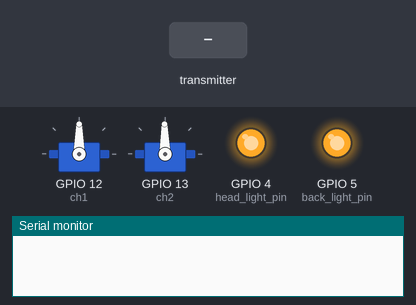
Recording of a sketch running on a simulated ESP8266 (NodeMCU). Parts: 2 × servo, output pins drawn as LEDs (lit = HIGH), the last lines printed to the serial monitor. The inputs (shaded band) are chosen by the test bench.

Above: at 1.2 s.
1.3 s: the transmitter starts sending throttle = 0
At 2.5 s:
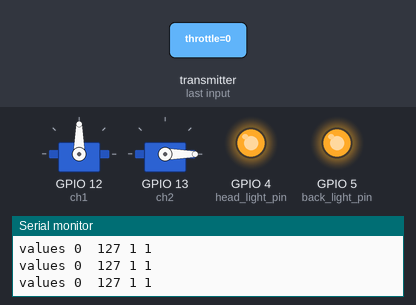
2.8 s: the transmitter starts sending steering = 0
At 3.7 s:
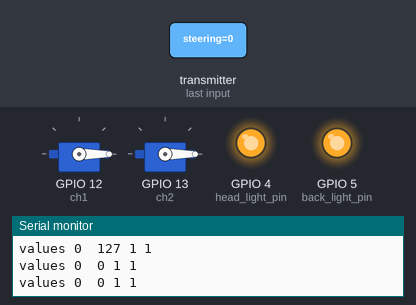
4.3 s: the transmitter starts sending head_light = 0
At 4.8 s:
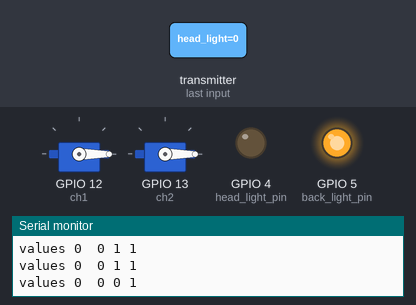
5.8 s: the transmitter starts sending back_light = 0
At 7.0 s:
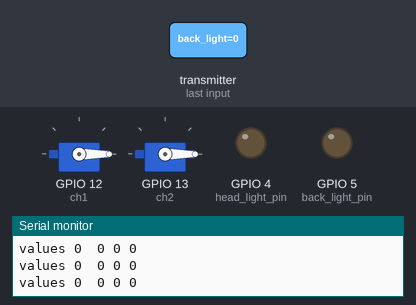
7.3 s: the transmitter starts sending throttle = 64
At 8.3 s:
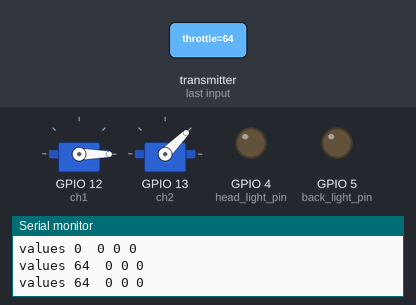
8.8 s: the transmitter starts sending steering = 64
At 9.5 s:
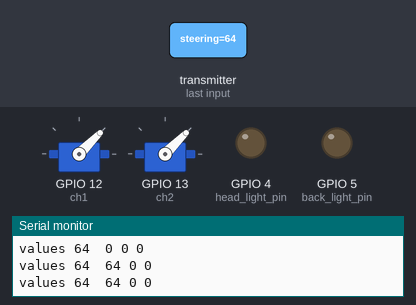
Timing chart, 0 to 11.3 s (numbered marks = the images above; inputs shaded):
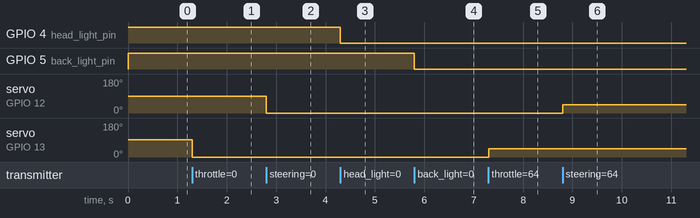

Measured:
- after the input at 1.3 s, servo on GPIO 13 (ch2): 91° → 0° at once
- after the input at 2.8 s, servo on GPIO 12 (ch1): 90° → 0° at once
- after the input at 4.3 s, GPIO 4 (head_light_pin): HIGH → LOW at once
- after the input at 5.8 s, GPIO 5 (back_light_pin): HIGH → LOW at once
- after the input at 7.3 s, servo on GPIO 13 (ch2): 0° → 45° at once
- after the input at 8.8 s, servo on GPIO 12 (ch1): 0° → 45° at once

The sketch:

Micro_RC_car_Receiver_ESP8266.ino
```cpp
#include <ESP8266WiFi.h>
#include <espnow.h>
#include <Servo.h>

#define SIGNAL_TIMEOUT 1000  // This is signal timeout in milli seconds. We will reset the data if no signal

// defining light pins
#define head_light_pin 4
#define back_light_pin 5

unsigned long lastRecvTime = 0;

typedef struct PacketData
{
  byte throttle;          //ch1
  byte steering;          //ch2
  bool head_light;        //head light
  bool back_light;        //back light

}PacketData;
PacketData receiverData;

Servo ch1;  //steering
Servo ch2;  //throttle

//Assign default input received values
void setInputDefaultValues()
{
  // The middle position for joystick. (254/2=127)
  receiverData.throttle = 129;
  receiverData.steering = 127;
  // Default Value for Car Lights
  receiverData.head_light = 1;  //true or High
  receiverData.back_light = 1;  //true or High
}

void mapAndWriteValues()
{
  ch2.write(map(receiverData.throttle, 0, 254, 0, 180));    //esc
  ch1.write(map(receiverData.steering, 0, 254, 0, 180));    //servo

  digitalWrite(head_light_pin, receiverData.head_light);  //head light
  digitalWrite(back_light_pin, receiverData.back_light);  //back light
}
// callback function that will be executed when data is received
void OnDataRecv(uint8_t * mac, uint8_t *incomingData, uint8_t len)
{
  if (len == 0)
  {
    return;
  }
  memcpy(&receiverData, incomingData, sizeof(receiverData));

  String inputData ;
  inputData = inputData + "values " + receiverData.throttle + "  " + receiverData.steering + " " + receiverData.head_light + " " + receiverData.back_light  ;
  Serial.println(inputData);

  mapAndWriteValues();
  lastRecvTime = millis();
}

void setUpPinModes()
{
  //Car Steerig(ch1)&Throttle(ch2) Pin Setup
  ch1.attach(12, 1000, 2000);       //Pins-> ESP32-25    ESP8266-12
  ch2.attach(13, 1000, 2000);       //Pins-> ESP32-26    ESP8266-13
  //Car Lights pin setup
  pinMode(head_light_pin, OUTPUT);
  pinMode(back_light_pin, OUTPUT);

  setInputDefaultValues();
  mapAndWriteValues();
}

void setup()
{
  setUpPinModes();

  Serial.begin(115200);
  WiFi.mode(WIFI_STA);

  // Init ESP-NOW
  if (esp_now_init() != 0)
  {
    Serial.println("Error initializing ESP-NOW");
    return;
  }

  // Once ESPNow is successfully Init, we will register for recv CB to
  // get recv packer info
  esp_now_set_self_role(ESP_NOW_ROLE_SLAVE);
  esp_now_register_recv_cb(OnDataRecv);
}


void loop()
{
  //Check Signal lost.
  unsigned long now = millis();
  if ( now - lastRecvTime > SIGNAL_TIMEOUT )
  {
    setInputDefaultValues();
    mapAndWriteValues();
  }
}
```
